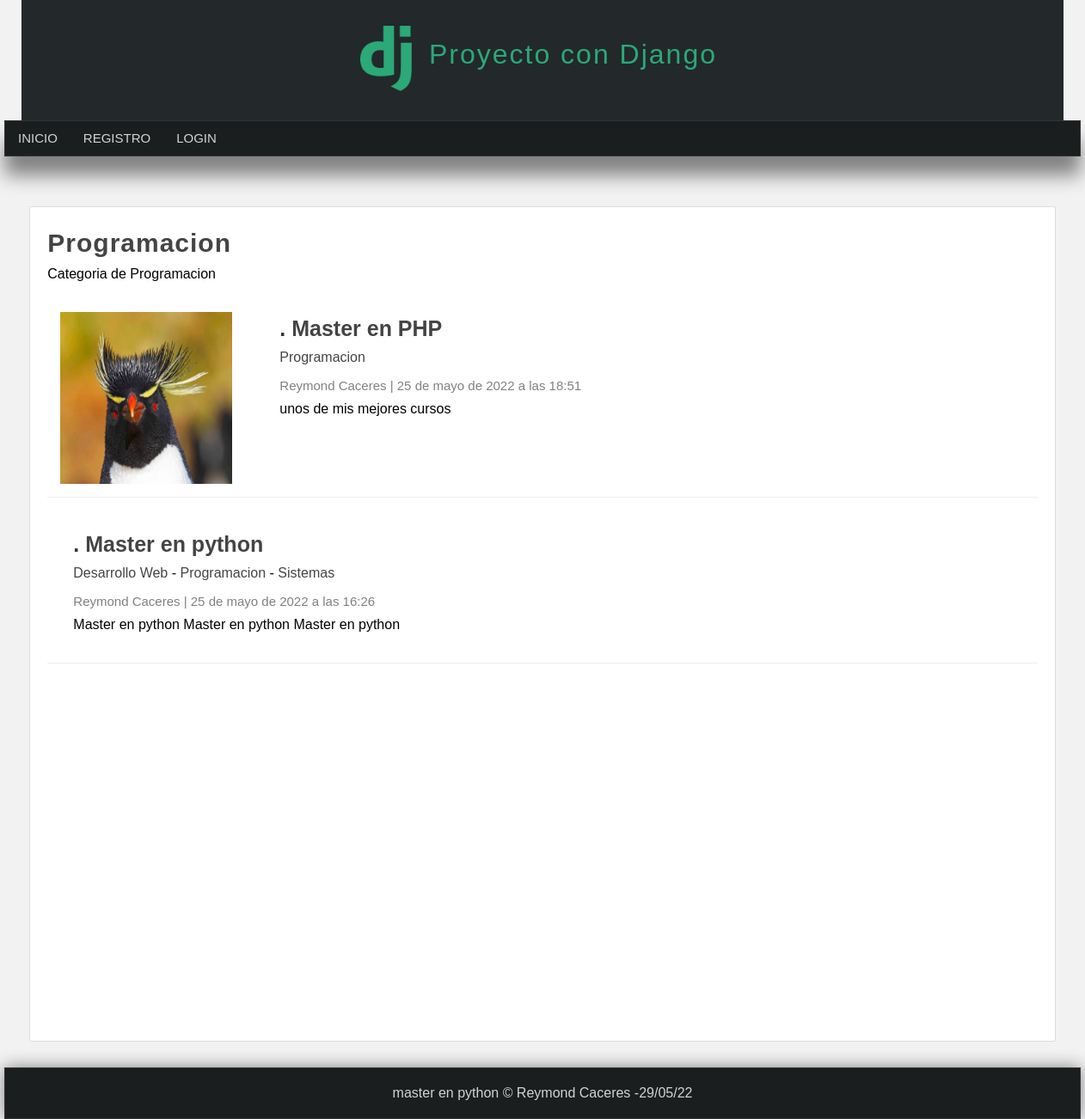
/categoria/2, run on an earlier commit of the app's database.
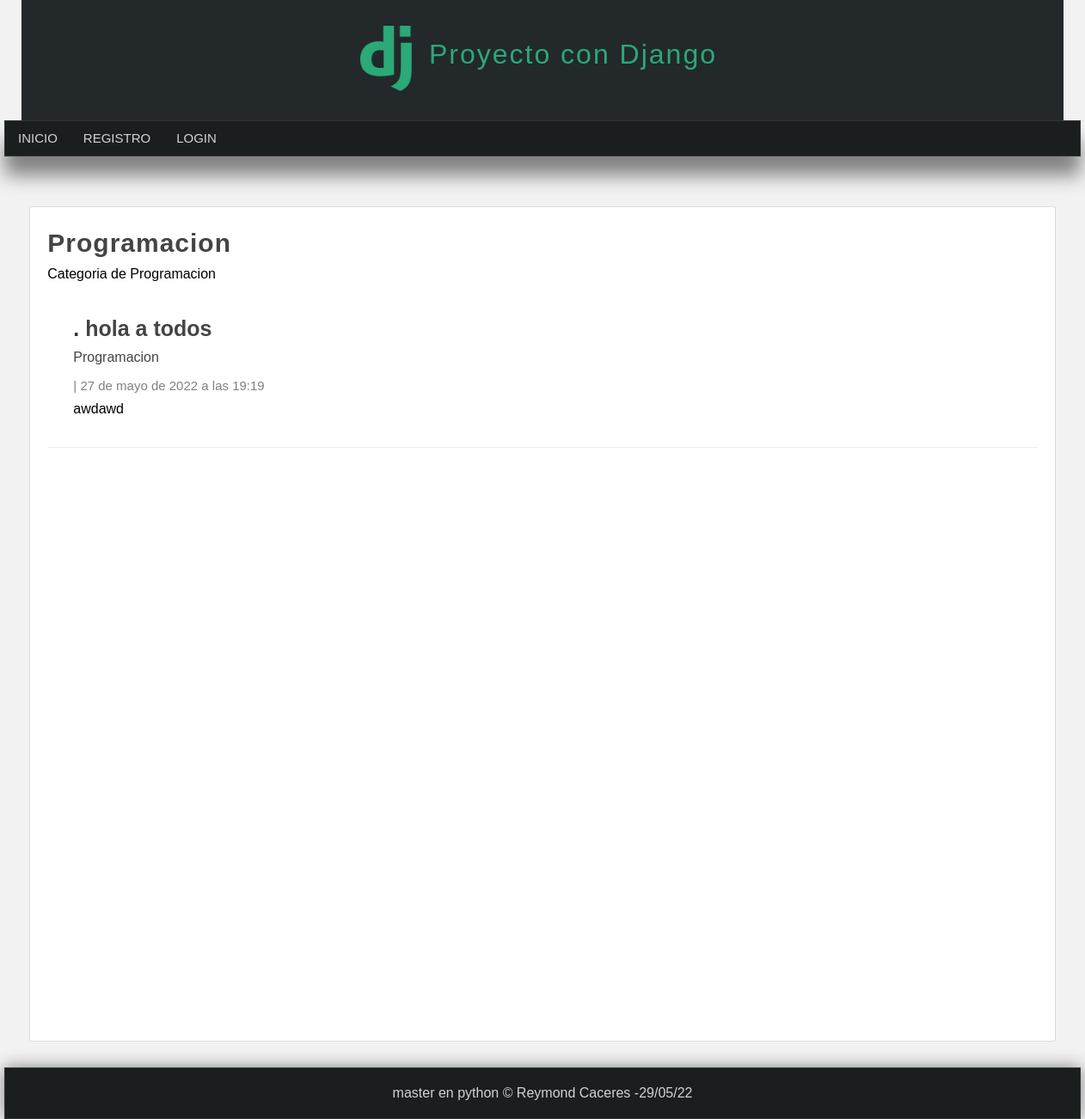
And on a later commit of the database.
### blog/models.py (models this page shows, shortened)
class Category(models.Model):
    name = models.CharField(max_length=100, verbose_name="Nombre")
    description = models.CharField(max_length=255, verbose_name='descripcion')
    create_at = models.DateTimeField(auto_now_add=True, verbose_name='creado el')
    class Meta:
        verbose_name = 'categoria'
        verbose_name_plural = 'categorias'

class Article(models.Model):
    title = models.CharField(max_length=150, verbose_name='titulo')
    content = RichTextField(verbose_name='Contenido')
    image = models.ImageField(default='null', verbose_name='imagen', upload_to="articles")
    public = models.BooleanField(verbose_name='¿publicado?')
    user = models.ForeignKey(User, editable=False, verbose_name='Usuario', on_delete=models.CASCADE)
    categories = models.ManyToManyField(Category, verbose_name='categorias', blank =True, related_name="articles")
    create_at = models.DateTimeField(auto_now_add=True, verbose_name='creado el')
    update_at = models.DateTimeField(auto_now_add=True, verbose_name='edito el')
    class Meta:
        verbose_name = 'Articulo'
        verbose_name_plural = 'Articulos'
        ordering = ['-create_at']

### blog/views.py (the view)
# urls.py: path('categoria/<int:category_id>', views.category, name="category"),
def category(request, category_id):
    category = get_object_or_404(Category, id=category_id)
    articles = Article.objects.filter(categories=category)
    return render(request, 'categories/category.html',{
        'category': category,
        'articles': articles
    })

### blog/processor.py (called while the page is built)
def get_categories(request):
    categories_in_use = Article.objects.filter(public=True).values_list('categories', flat=True)
    categories = Category.objects.filter(id__in=categories_in_use).values_list('id', 'name' )
    return {
        'categories': categories,
        'ids': categories_in_use
    }

### pages/context_processor.py (called while the page is built)
def get_pages(request):
    pages = Page.objects.filter(visible=True).order_by('order').values_list('id', 'title', 'slug' )
    return {
        'pages': pages
    }

### blog/templates/categories/category.html (shortened to what this page needs)
{% extends 'mainapp/layouts/layout.html' %}
{% block content %}
    <h1 class="title">{{category.name}}</h1>
    <p>{{category.description}}</p>
    {% include 'articles/articles.html' with articles=category.articles.all %}
{% endblock%}

### mainapp/templates/mainapp/layouts/layout.html (shortened to what this page needs)
{% load static %}
<!DOCTYPE <html>
<html lang="es">
<head>
        {% load static %}
        <link rel="stylesheet" type="text/css" href="{% static '/css/estilos.css' %}"/>
</head>
<body>
    <header>
        <div id="logotipo">
                {% load static %}
                <img src="{% static '/images/logo.png' %}"/>
                <h1>Proyecto con Django</h1>
        </div>
     </header>
     <nav>
        <ul>
            <li>
                <a href="{% url 'index' %}">INICIO</a>
            </li>
            {% if user.email %}
                <li>
                    <a href="{% url 'list_articles' %}">CATEGORIA</a>
                    <ul>
                        {% for category in categories %}
                            <li>
                                <a href="{% url 'category' category.0 %}">{{category.1}}</a>
                            </li>
                        {% endfor %}
                    </ul>
                </li>
                {% for page in pages %}
                    <li>
                        <a href="{% url 'page' page.2 %}">{{page.1}}</a>
                    </li>
                {% endfor %}
                <li>
                    <a href="{% url 'logout' %}">CERRAR SESION</a>
                </li>
            {% else %}
                <li>
                    <a href="{% url 'register' %}">REGISTRO</a>
                </li>
                <li>
                    <a href="{% url 'login' %}"> LOGIN </a>
                </li>
            {% endif %}
        </ul>
    </nav>
    <br>
    <div id="content">
        <div class="box">
            {% block content %}{% endblock %}
        </div>
    </div>
    <footer>
        master en python &copy; Reymond Caceres -{% now "d/m/y" %}
    </footer>
</body>
</html>

### blog/templates/articles/articles.html (shortened to what this page needs)
{% for article in articles %}
    <article class="article-item">
        {% if article.image != 'null' and article.image.url|length >= 1 %}
            <div class="image">
                <img src="{{article.image.url}}"/>
            </div>
        {% endif %}
        <div class="data">
            <h2>.
                <a href="{% url 'article'  article.id %}">
                     {{article.title}}
                </a>
            </h2>
            <p>
                {% for category in article.categories.all %}
                   <a href="{% url 'category' category.id %}"> {{category.name}}</a>
                   {% if forloop.counter < article.categories.all|length %}
                   {{'-'}}
                   {%endif%}
                {% endfor %}
            </p>
            <span class="date">
                {{article.user.first_name}} {{article.user.last_name}}
                |
                {{article.create_at}}
            </span>
            <p>
                {{article.content|safe}}
            </p>
        </div>
    </article>
    {% endfor %}

### mainapp/static/css/estilos.css (style rules this page uses)
* { margin: 0px; padding: 0px; font-family: Arial, Helvetica, sans-serif; text-decoration: none; }
.box p, h2, h3 { margin-top: 5px; margin-bottom: 5px; }
body { background-color: #f2f2f2; }
header { width: 1212px; height: 140px; background-color: #23282B; margin:0 auto; }
#logotipo { width: 35%; height: 130px; margin: 0 auto; padding-top: 10px; }
#logotipo img { display: block; float:left; width: 60px; margin-top: 20px; }
#logotipo h1 { display: block; float: left; margin-top: 35px; margin-left: 20px; letter-spacing: 2px; font-weight: lighter; color: #2ba977; }
nav { width: 1250px; height: 40px; margin: 0 auto; background-color: #1B1E1F; border: 1px solid #333333; box-shadow: 0px 22px 22px gray; font-size: 15px; }
nav > ul { list-style: none; text-decoration: none; }
nav > ul > li { line-height: 40px; float: left; }
nav > ul > li > a { display: block; padding-left: 15px; padding-right: 15px; color: #d1d4d6; }
#content { width: 1212px; min-height: 930px; margin: 0 auto; margin-bottom: 30px; margin-top: 40px; }
.box { background: white; width: 95%; min-height: 930px; padding: 20px; border: 1px solid #ddd; border-radius: 2px; margin: 0 auto; }
.box a { color: #444; transition: all 300ms; }
.title { color: #444; letter-spacing: 1px; font-size: 30px; margin-bottom: 10px; margin-top: 5px; }
.date { display: block; margin-top: 15px; margin-bottom: 15px; color: gray; }
.article-item { margin-bottom: 20px; margin-top: 20px; border-bottom: 1px solid #eee; padding: 15px; clear:both; }
.article-item .data { float: left; padding: 15px; padding-top: 0px; }
.article-item h2 { display: block; font-size: 25px; color: #333; margin-bottom: 10px; }
.article-item span.date { display: block; font-size: 15px; color: grey; margin-bottom: 10px; }
footer { width: 1250px; background-color: #1B1E1F; border: 1px solid #333; color: #d1d4d6; text-align: center; margin: 0 auto; padding-top: 20px; padding-bottom: 20px; box-shadow: 0px 0px 20px gray; }

What changed in the data, as far as the page shows it:
removed Article: image (picture), title "Master en PHP", user.first_name "Reymond", user.last_name "Caceres", create_at "25 de mayo de 2022 a las 18:51", content "unos de mis mejores cursos", Category (name "Programacion")
removed Article: title "Master en python", user.first_name "Reymond", user.last_name "Caceres", create_at "25 de mayo de 2022 a las 16:26", content "Master en python Master en python Master en python", Category (name "Programacion", value "-")
no longer on this page (row unchanged): Category: name "Desarrollo Web", value "-", shown under "Master en python"
no longer on this page (row unchanged): Category: name "Sistemas", shown under "Master en python"
added Article: title "hola a todos", create_at "27 de mayo de 2022 a las 19:19", content "awdawd", Category (name "Programacion")
